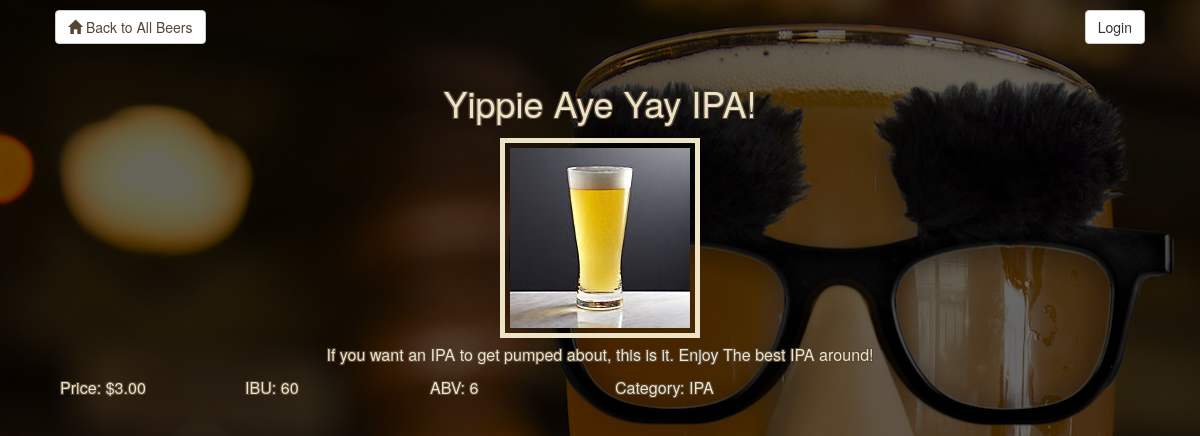
/beers/4, run on the app's committed database.
### database_setup.py (models this page shows, shortened)
class Item(Base):
    __tablename__ = 'items'
    id = Column(Integer, primary_key=True)
    name = Column(String(50), nullable=False)
    description = Column(String(500))
    picture_path = Column(String(250))
    price = Column(String(10))
    ibu = Column(String(3))
    abv = Column(String(3))
    category_id = Column(Integer, ForeignKey('categories.id'))
    category = relationship(Category)
    user_id = Column(Integer, ForeignKey('users.id'))
    user = relationship(User)

class Category(Base):
    __tablename__ = 'categories'
    id = Column(Integer, primary_key=True)
    name = Column(String(250), nullable=False)

### main.py (the view)
@app.route('/beers/<int:item_id>')
def showSpecificBeer(item_id):
    item = session.query(Item).filter_by(id=item_id).first()
    return render_template('showSpecificBeer.html', item=item, isLoggedIn=isLoggedIn(),
                            isOwner=isOwner(item_id), currentUserName=currentUserName())

### main.py (called while the page is built)
def currentUser():
    return login_session.get('user')

def currentUserName():
    if isLoggedIn():
        return currentUser().get('username')

def isLoggedIn():
    return bool(currentUser())

def isOwner(item_id):
    current_username = currentUserName()
    selectedItem = session.query(Item).filter_by(id=item_id).first()
    if selectedItem is None:
        return False
    item_user_id = selectedItem.user_id
    item_user = session.query(User).filter_by(id=item_user_id).first()
    return ((item_user is not None) and (item_user.username == current_username))

### templates/showSpecificBeer.html (shortened to what this page needs)
{% extends "main.html" %}
{% block content %}
{% include "header.html" %}
    <h1>{{item.name}}</h1>
    <div class="col-md-12 specific_image">
        <img src="{{item.picture_path}}" alt="Image of a Beer">
    </div>
    <div class="col-md-12 specific_description">
        <p>{{item.description}}</p>
    </div>
    <br>
    <div class="col-md-12 price_ibu_abv">
        <div class="col-md-2 price">
            <p>Price: {{item.price}}</p>
        </div>
        <div class="col-md-2 ibu">
            <p>IBU: {{item.ibu}}</p>
        </div>
        <div class="col-md-2 abv">
            <p>ABV: {{item.abv}}</p>
        </div>
        <div class="col-md-3 category_id">
            <p>Category: {{item.category.name}}</p>
        </div>
    </div>
{% endblock %}

### static/styles.css (style rules this page uses)
body { background-image: linear-gradient(to bottom, rgba(0,0,0,0.6) 0%,rgba(0,0,0,0.6) 100%), url(../static/images/groucho_beer_2.jpg); background-repeat: no-repeat; background-attachment: fixed; }
h1, h2 { text-align: center; color: #ede4c7; text-shadow: -1.15px -1.15px 0 #554535, 1.15px -1.15px 0 #554535, -1.15px 1.15px 0 #554535, 1.15px 1.15px 0 #554535; }
h3, h4, p, a { color: #ede4c7; text-shadow: -1px -1px 0 #554535, 1px -1px 0 #554535, -1px 1px 0 #554535, 1px 1px 0 #554535; }
p, a { font-size: 1.15em; }
img { max-width: 100%; max-height: 100%; padding: 5px; margin: 5px; border: 5px solid #ede4c7; }
.price_ibu_abv { display: inline-flex; }
.specific_image, .specific_description { text-align: center; }

### data on the page
Item: name "Yippie Aye Yay IPA!", picture_path (picture), description "If you want an IPA to get pumped about, this is it. Enjoy The best IPA around!", price "$3.00", ibu "60", abv "6"
Category: category.name "IPA"
